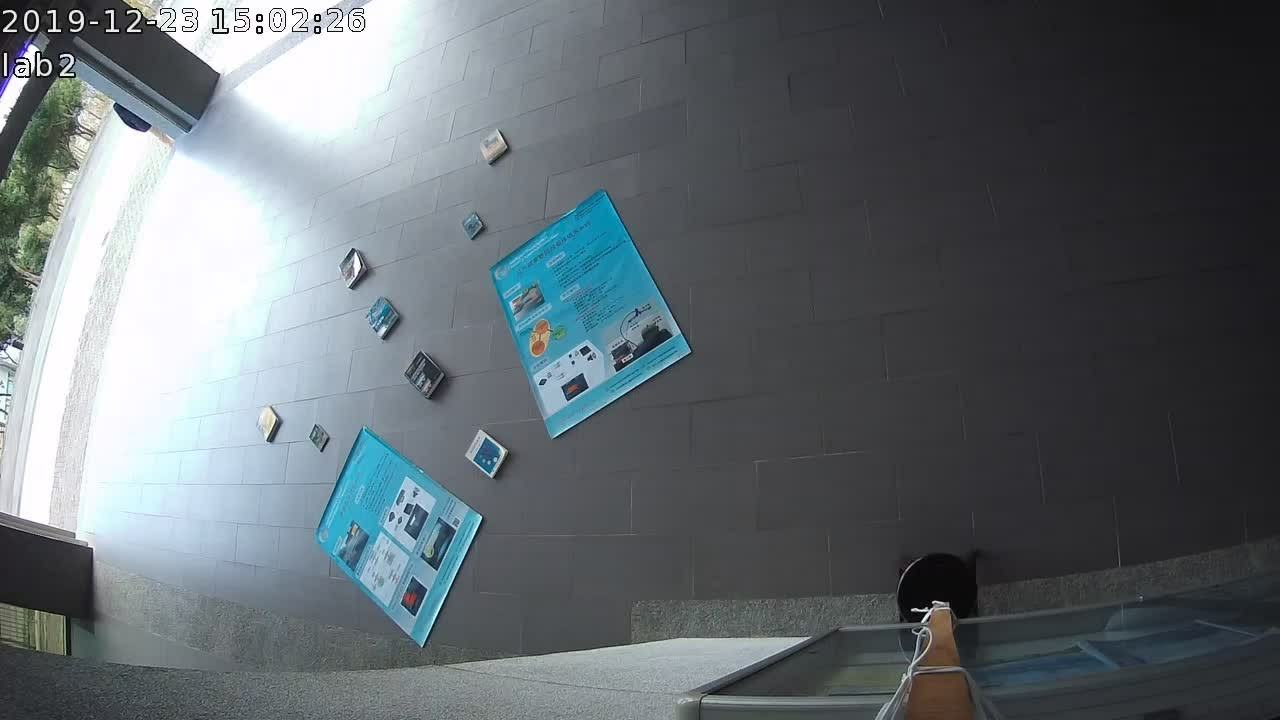
#> input picture python/final/tmp/cylindr/1B.jpg, 1280 x 720 px
$ python cylindrical.py
#> lines starting #> are read from the running program, lines starting #| are printed output that depends on the picture
import cv2
import numpy as np

def cylindricalWarp(img, K):
    """This function returns the cylindrical warp for a given image and intrinsics matrix K"""
    h_,w_ = img.shape[:2]
    # pixel coordinates
    y_i, x_i = np.indices((h_,w_))
    X = np.stack([x_i,y_i,np.ones_like(x_i)],axis=-1).reshape(h_*w_,3) # to homog
    Kinv = np.linalg.inv(K)
    X = Kinv.dot(X.T).T # normalized coords
    # calculate cylindrical coords (sin\theta, h, cos\theta)
    A = np.stack([np.sin(X[:,0]),X[:,1],np.cos(X[:,0])],axis=-1).reshape(w_*h_,3)
    B = K.dot(A.T).T # project back to image-pixels plane
    # back from homog coords
    B = B[:,:-1] / B[:,[-1]]
    # make sure warp coords only within image bounds
    B[(B[:,0] < 0) | (B[:,0] >= w_) | (B[:,1] < 0) | (B[:,1] >= h_)] = -1
    B = B.reshape(h_,w_,-1)

    img_rgba = cv2.cvtColor(img,cv2.COLOR_BGR2BGRA) # for transparent borders...
    # warp the image according to cylindrical coords
    return cv2.remap(img_rgba, B[:,:,0].astype(np.float32), B[:,:,1].astype(np.float32), cv2.INTER_AREA, borderMode=cv2.BORDER_TRANSPARENT)

if __name__ == '__main__':
  img = cv2.imread("1B.jpg")
#> img is the input picture: shape (720, 1280, 3); mean B, G, R 110.7, 106, 98.3
  h, w = img.shape[:2]
#> h = 720; w = 1280
  K = np.array([[1200,0,w/2],[0,1200,h/2],[0,0,1]]) # mock intrinsics
  img_cyl = cylindricalWarp(img, K)
#> in cylindricalWarp, `return cv2.remap(img_rgba, B[:,:,0].astype(np.float32), B[:,:,1].astyp..`:
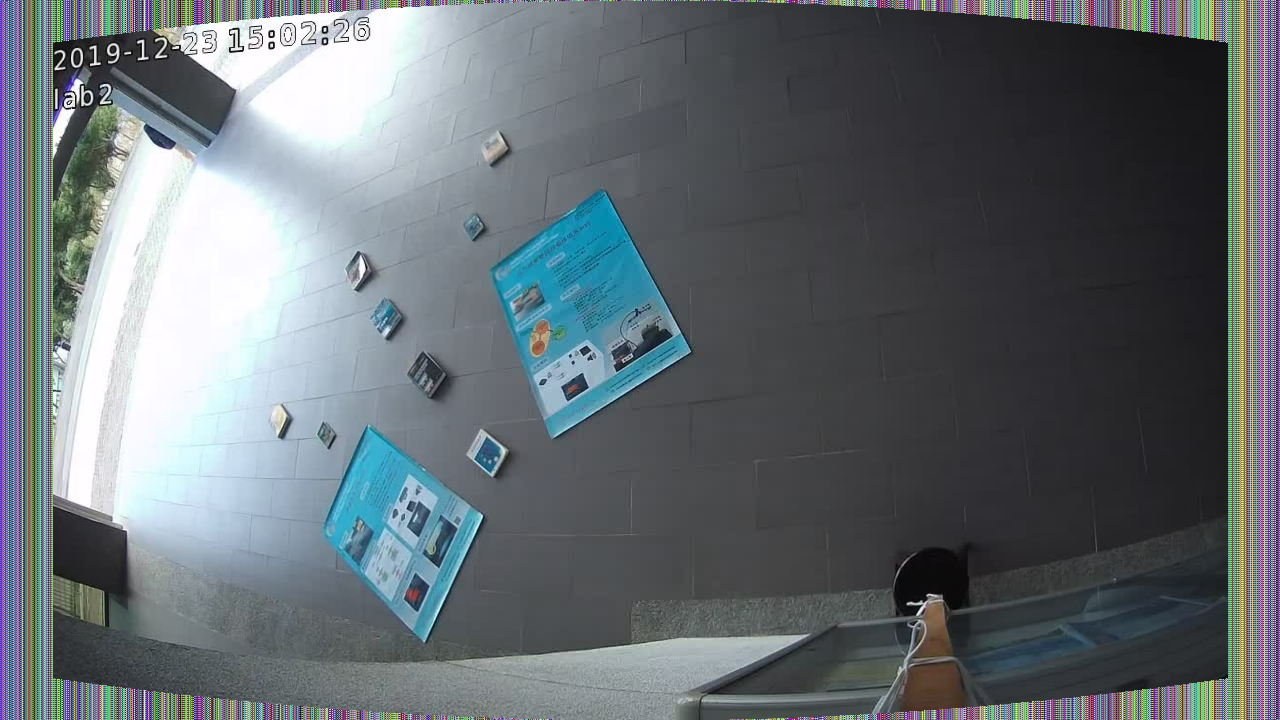
#> returned value: shape (720, 1280, 4); mean of channels 0, 1, 2, 3 113.3, 108.5, 100.9, 237.4; drawn as B, G, R
  cv2.imwrite("image_cyl_b.png", img_cyl)
